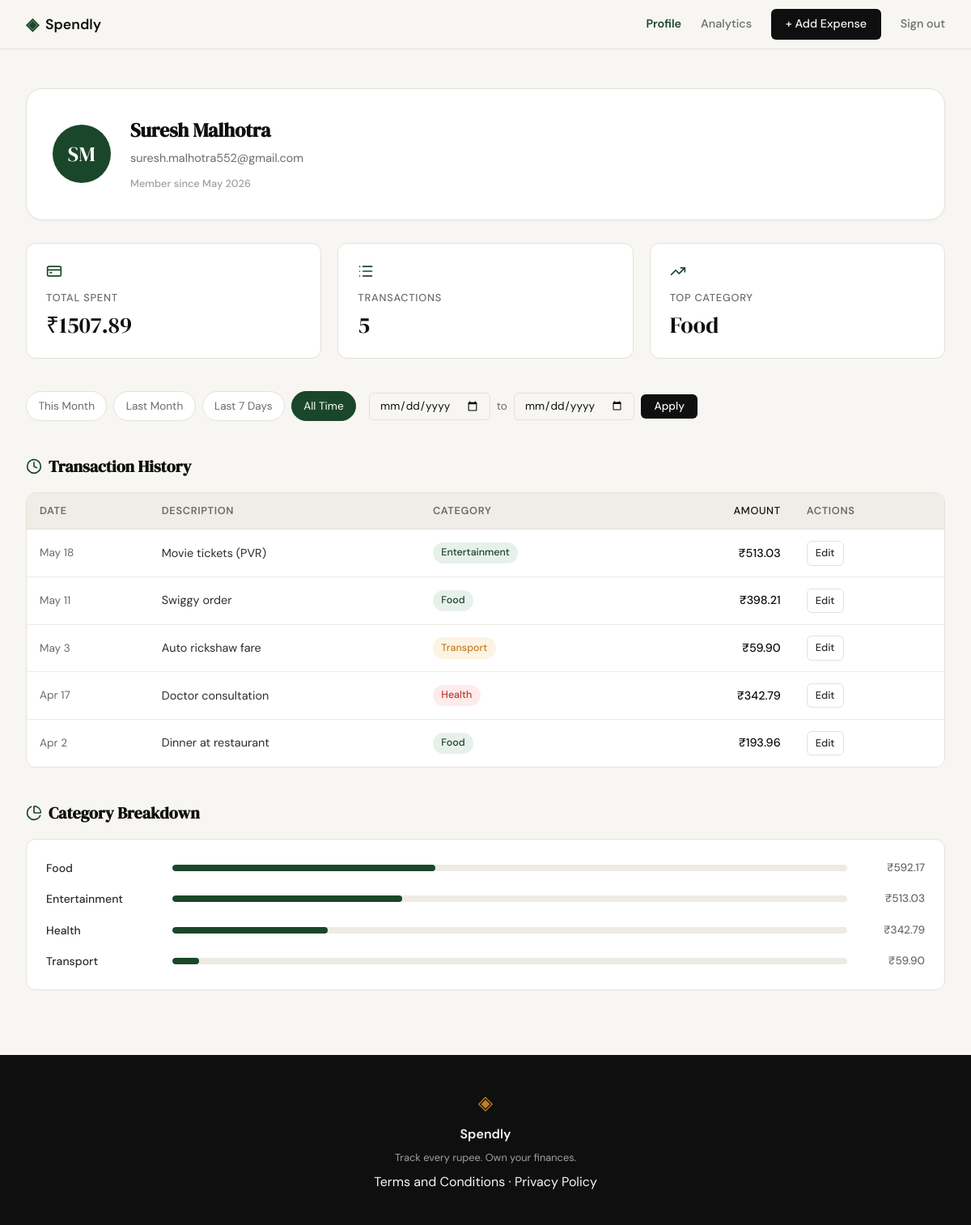
Screenshot of /profile (signed in) with the database file from the repository.
### tables this page shows
CREATE TABLE users (
            id            INTEGER PRIMARY KEY AUTOINCREMENT,
            name          TEXT    NOT NULL,
            email         TEXT    UNIQUE NOT NULL,
            password_hash TEXT    NOT NULL,
            created_at    TEXT    DEFAULT (datetime('now'))
        );

CREATE TABLE expenses (
            id          INTEGER PRIMARY KEY AUTOINCREMENT,
            user_id     INTEGER NOT NULL REFERENCES users(id),
            amount      REAL    NOT NULL,
            category    TEXT    NOT NULL,
            date        TEXT    NOT NULL,
            description TEXT,
            created_at  TEXT    DEFAULT (datetime('now'))
        );

### app.py (the view)
@app.route("/profile")
def profile():
    if not session.get("user_id"):
        return redirect(url_for("login"))
    date_from = _parse_date_param(request.args.get("from"))
    date_to   = _parse_date_param(request.args.get("to"))
    presets = _preset_ranges()
    active_preset = None
    for name, (pf, pt) in presets.items():
        if date_from == pf and date_to == pt:
            active_preset = name
            break
    if date_from is None and date_to is None:
        active_preset = "all_time"
    user_id = session["user_id"]
    user = get_user_by_id(user_id)
    stats = get_summary_stats(user_id, date_from=date_from, date_to=date_to)
    transactions = get_recent_transactions(user_id, date_from=date_from, date_to=date_to)
    categories = get_category_breakdown(user_id, date_from=date_from, date_to=date_to)
    return render_template(
        "profile.html",
        user=user,
        stats=stats,
        transactions=transactions,
        categories=categories,
        date_from=date_from,
        date_to=date_to,
        active_preset=active_preset,
        presets=presets,
    )

### app.py (called while the page is built)
def _parse_date_param(value):
    if value and _DATE_RE.match(value):
        return value
    return None

def _preset_ranges():
    today = date.today()
    first_this = today.replace(day=1)
    last_this = today.replace(day=monthrange(today.year, today.month)[1])
    prev_month = (first_this - timedelta(days=1))
    first_prev = prev_month.replace(day=1)
    last_prev = prev_month.replace(day=monthrange(prev_month.year, prev_month.month)[1])
    return {
        "this_month":  (first_this.isoformat(), last_this.isoformat()),
        "last_month":  (first_prev.isoformat(), last_prev.isoformat()),
        "last_7_days": ((today - timedelta(days=6)).isoformat(), today.isoformat()),
    }

### database/db.py (called while the page is built)
def get_db():
    conn = sqlite3.connect("spendly.db")
    conn.row_factory = sqlite3.Row
    conn.execute("PRAGMA foreign_keys = ON")
    return conn

### database/queries.py (called while the page is built)
def get_user_by_id(user_id):
    db = get_db()
    try:
        row = db.execute(
            "SELECT name, email, created_at FROM users WHERE id = ?",
            (user_id,),
        ).fetchone()
        if row is None:
            return None
        created = datetime.strptime(row["created_at"][:19], "%Y-%m-%d %H:%M:%S")
        name = row["name"]
        parts = name.split()
        initials = (parts[0][0] + parts[-1][0]).upper() if len(parts) >= 2 else parts[0][0].upper()
        return {
            "name": name,
            "email": row["email"],
            "initials": initials,
            "member_since": created.strftime("%B %Y"),
        }
    finally:
        db.close()

def _date_clause(date_from, date_to):
    if date_from and date_to:
        return " AND date BETWEEN ? AND ?", (date_from, date_to)
    if date_from:
        return " AND date >= ?", (date_from,)
    if date_to:
        return " AND date <= ?", (date_to,)
    return "", ()

### templates/profile.html (shortened to what this page needs)
{% extends "base.html" %}
{% block content %}
<div class="profile-page">
    <div class="profile-inner">
        <div class="profile-hero">
            <div class="profile-avatar">{{ user.initials }}</div>
            <div class="profile-user-info">
                <h1 class="profile-name">{{ user.name }}</h1>
                <p class="profile-email">{{ user.email }}</p>
                <span class="profile-since">Member since {{ user.member_since }}</span>
            </div>
        </div>
        <div class="profile-stats">
            <div class="profile-stat-card">
                <div class="profile-stat-icon"><i data-lucide="credit-card"></i></div>
                <div class="profile-stat-label">Total Spent</div>
                <div class="profile-stat-value">{{ stats.total_spent }}</div>
            </div>
            <div class="profile-stat-card">
                <div class="profile-stat-icon"><i data-lucide="list"></i></div>
                <div class="profile-stat-label">Transactions</div>
                <div class="profile-stat-value">{{ stats.transaction_count }}</div>
            </div>
            <div class="profile-stat-card">
                <div class="profile-stat-icon"><i data-lucide="trending-up"></i></div>
                <div class="profile-stat-label">Top Category</div>
                <div class="profile-stat-value">{{ stats.top_category }}</div>
            </div>
        </div>
        <div class="profile-filter-bar">
            <div class="profile-filter-presets">
                <a href="{{ url_for('profile', **{'from': presets.this_month[0], 'to': presets.this_month[1]}) }}"
                   class="filter-btn{% if active_preset == 'this_month' %} filter-btn--active{% endif %}">
                    This Month
                </a>
                <a href="{{ url_for('profile', **{'from': presets.last_month[0], 'to': presets.last_month[1]}) }}"
                   class="filter-btn{% if active_preset == 'last_month' %} filter-btn--active{% endif %}">
                    Last Month
                </a>
                <a href="{{ url_for('profile', **{'from': presets.last_7_days[0], 'to': presets.last_7_days[1]}) }}"
                   class="filter-btn{% if active_preset == 'last_7_days' %} filter-btn--active{% endif %}">
                    Last 7 Days
                </a>
                <a href="{{ url_for('profile') }}"
                   class="filter-btn{% if active_preset == 'all_time' %} filter-btn--active{% endif %}">
                    All Time
                </a>
            </div>
            <form class="profile-filter-custom" method="GET" action="{{ url_for('profile') }}">
                <input type="date" name="from" class="form-input filter-date-input"
                       value="{{ date_from or '' }}" aria-label="From date">
                <span class="filter-sep">to</span>
                <input type="date" name="to" class="form-input filter-date-input"
                       value="{{ date_to or '' }}" aria-label="To date">
                <button type="submit" class="btn-primary filter-apply-btn">Apply</button>
            </form>
        </div>
        <div class="profile-section">
            <div class="profile-section-header">
                <i data-lucide="clock"></i>
                <h2>Transaction History</h2>
            </div>
            <div class="profile-table-wrap">
                <table class="profile-table">
                    <thead>
                        <tr>
                            <th>Date</th>
                            <th>Description</th>
                            <th>Category</th>
                            <th class="col-amount">Amount</th>
                            <th>Actions</th>
                        </tr>
                    </thead>
                    <tbody>
                        {% for t in transactions %}
                        <tr>
                            <td class="col-date">{{ t.date }}</td>
                            <td>{{ t.description }}</td>
                            <td>
                                <span class="profile-badge badge-{{ t.category | lower | replace(' ', '-') }}">
                                    {{ t.category }}
                                </span>
                            </td>
                            <td class="col-amount">{{ t.amount }}</td>
                            <td>
                                <a href="{{ url_for('edit_expense', id=t.id) }}" class="btn-ghost" style="font-size:0.8rem;padding:4px 10px;">Edit</a>
                            </td>
                        </tr>
                        {% endfor %}
                    </tbody>
                </table>
            </div>
        </div>
        <div class="profile-section">
            <div class="profile-section-header">
                <i data-lucide="pie-chart"></i>
                <h2>Category Breakdown</h2>
            </div>
            <div class="profile-bars">
                {% for c in categories %}
                <div class="profile-bar-row">
                    <div class="profile-bar-name">{{ c.name }}</div>
                    <div class="profile-bar-track">
                        <div class="profile-bar-fill" data-percent="{{ c.percent }}"></div>
                    </div>
                    <div class="profile-bar-amount">{{ c.amount }}</div>
                </div>
                {% endfor %}
            </div>
        </div>
    </div>
</div>
{% endblock %}

### rows the page displays
users: name "Suresh Malhotra", email "suresh.malhotra552@gmail.com"
expenses: date "May 18", description "Movie tickets (PVR)", category "Entertainment", amount "₹513.03"
expenses: date "May 11", description "Swiggy order", category "Food", amount "₹398.21"
expenses: date "May 3", description "Auto rickshaw fare", category "Transport", amount "₹59.90"
expenses: date "Apr 17", description "Doctor consultation", category "Health", amount "₹342.79"
expenses: date "Apr 2", description "Dinner at restaurant", category "Food", amount "₹193.96"

### other values shown
{{ user.initials }} "SM"
{{ user.member_since }} "May 2026"
{{ stats.total_spent }} "₹1507.89"
{{ stats.transaction_count }} "5"
{{ stats.top_category }} "Food"
{{ c.name }} "Food" "Entertainment" "Health" "Transport"
{{ c.amount }} "₹592.17" "₹513.03" "₹342.79" "₹59.90"
